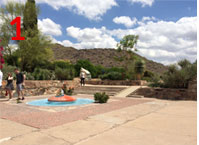
#> input picture images/scottsdale/image1.png, 199 x 145 px; its folder holds 3 pictures in this run
$ python image_stitching.py --images images/scottsdale --output out.png
#> lines starting #> are read from the running program, lines starting #| are printed output that depends on the picture
# import the necessary packages
from imutils import paths
import numpy as np
import argparse
import imutils
import cv2
# construct the argument parser and parse the arguments
ap = argparse.ArgumentParser()
ap.add_argument("-i", "--images", type=str, required=True,
	help="path to input directory of images to stitch")
ap.add_argument("-o", "--output", type=str, required=True,
	help="path to the output image")
ap.add_argument("-c", "--crop", type=int, default=0,
	help="whether to crop out largest rectangular region")
args = vars(ap.parse_args())
# grab the paths to the input images and initialize our images list
print("[INFO] loading images...")
imagePaths = sorted(list(paths.list_images(args["images"])))
images = []
# loop over the image paths, load each one, and add them to our
# images to stich list
for imagePath in imagePaths:
	image = cv2.imread(imagePath)
#> image is the input picture: shape (145, 199, 3); mean B, G, R 140.3, 151.9, 162.4
	images.append(image)
# initialize OpenCV's image sticher object and then perform the image
# stitching
print("[INFO] stitching images...")
stitcher = cv2.createStitcher() if imutils.is_cv3() else cv2.Stitcher_create()
(status, stitched) = stitcher.stitch(images)
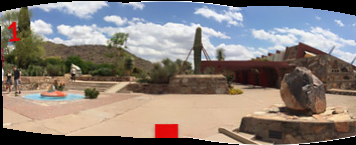
#> stitched: shape (145, 356, 3); mean of channels 0, 1, 2 122, 127.7, 137.1; drawn as B, G, R
#> status = 0

# if the status is '0', then OpenCV successfully performed image
# stitching
if status == 0:
	# check to see if we supposed to crop out the largest rectangular
	# region from the stitched image
	if args["crop"] > 0:
		# create a 10 pixel border surrounding the stitched image
		print("[INFO] cropping...")
		stitched = cv2.copyMakeBorder(stitched, 10, 10, 10, 10,
			cv2.BORDER_CONSTANT, (0, 0, 0))
		# convert the stitched image to grayscale and threshold it
		# such that all pixels greater than zero are set to 255
		# (foreground) while all others remain 0 (background)
		gray = cv2.cvtColor(stitched, cv2.COLOR_BGR2GRAY)
		thresh = cv2.threshold(gray, 0, 255, cv2.THRESH_BINARY)[1]

        # find all external contours in the threshold image then find
		# the *largest* contour which will be the contour/outline of
		# the stitched image
		cnts = cv2.findContours(thresh.copy(), cv2.RETR_EXTERNAL,
			cv2.CHAIN_APPROX_SIMPLE)
		cnts = imutils.grab_contours(cnts)
		c = max(cnts, key=cv2.contourArea)
		# allocate memory for the mask which will contain the
		# rectangular bounding box of the stitched image region
		mask = np.zeros(thresh.shape, dtype="uint8")
		(x, y, w, h) = cv2.boundingRect(c)
		cv2.rectangle(mask, (x, y), (x + w, y + h), 255, -1)

		# create two copies of the mask: one to serve as our actual
		# minimum rectangular region and another to serve as a counter
		# for how many pixels need to be removed to form the minimum
		# rectangular region
		minRect = mask.copy()
		sub = mask.copy()
		# keep looping until there are no non-zero pixels left in the
		# subtracted image
		while cv2.countNonZero(sub) > 0:
			# erode the minimum rectangular mask and then subtract
			# the thresholded image from the minimum rectangular mask
			# so we can count if there are any non-zero pixels left
			minRect = cv2.erode(minRect, None)
			sub = cv2.subtract(minRect, thresh)
		# find contours in the minimum rectangular mask and then
		# extract the bounding box (x, y)-coordinates
		cnts = cv2.findContours(minRect.copy(), cv2.RETR_EXTERNAL,
			cv2.CHAIN_APPROX_SIMPLE)
		cnts = imutils.grab_contours(cnts)
		c = max(cnts, key=cv2.contourArea)
		(x, y, w, h) = cv2.boundingRect(c)
		# use the bounding box coordinates to extract the our final
		# stitched image
		stitched = stitched[y:y + h, x:x + w]
	# write the output stitched image to disk
	cv2.imwrite(args["output"], stitched)
	# display the output stitched image to our screen
	cv2.imshow("Stitched", stitched)
	cv2.waitKey(0)
# otherwise the stitching failed, likely due to not enough keypoints)
# being detected
else:
	print("[INFO] image stitching failed ({})".format(status))
